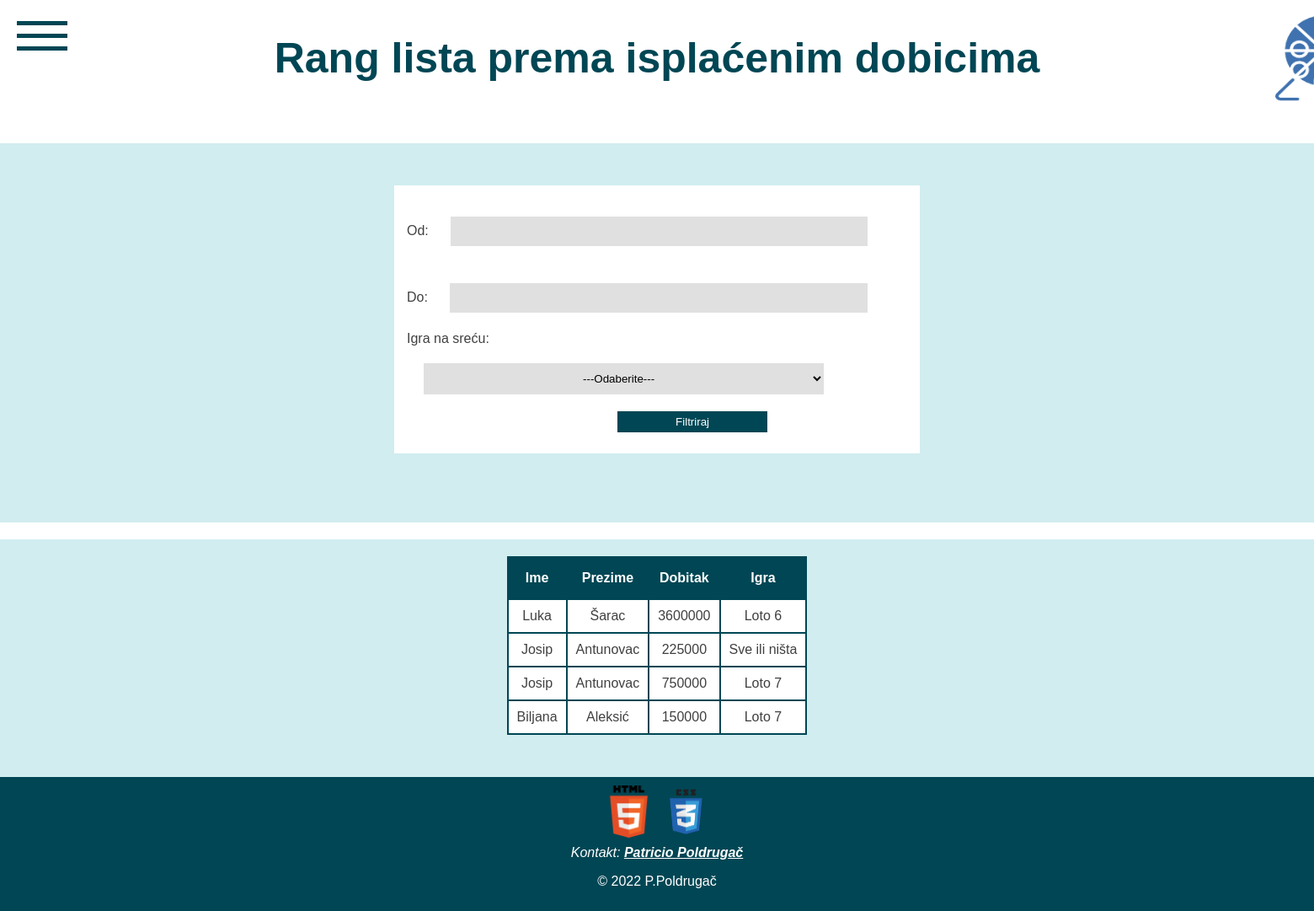
Page /rang_lista.php on the committed database.
### tables this page shows
CREATE TABLE `Igra_na_srecu` (
  `id` int NOT NULL,
  `Korisnik_id` int DEFAULT NULL,
  `naziv` varchar(100) NOT NULL,
  `broj_brojeva_za_izvlacenje` int NOT NULL,
  `cijena_listica` decimal(10,2) NOT NULL,
  `datumvrijeme_pocetka` varchar(45) NOT NULL,
  `datumvrijeme_zavrsetka` varchar(45) NOT NULL,
  `fond_dobitka` varchar(200) DEFAULT NULL
);

CREATE TABLE `Korisnik` (
  `id` int NOT NULL,
  `tip_korisnika_id` int NOT NULL,
  `ime` varchar(100) DEFAULT NULL,
  `prezime` varchar(100) DEFAULT NULL,
  `korisnicko_ime` varchar(45) DEFAULT NULL,
  `datum_rodenja` date DEFAULT NULL,
  `lozinka` varchar(45) DEFAULT NULL,
  `lozinka_sha256` char(64) DEFAULT NULL,
  `datum_registracije` timestamp NULL DEFAULT NULL,
  `email` varchar(60) DEFAULT NULL,
  `uvjeti_koristenja` date DEFAULT NULL,
  `broj_neuspjesnih_prijava` int DEFAULT NULL,
  `blokiran` tinyint(1) DEFAULT NULL,
  `aktiviran` tinyint(1) DEFAULT NULL,
  `aktivacijski_kod` varchar(6) DEFAULT NULL
);

### klase/baza.class.php (called while the page is built, shortened)
<?php
class Baza {
    private $veza = null;
    function spojiDB() {
        $this->veza = new mysqli(self::server, self::korisnik, self::lozinka, self::baza);
        $this->veza->set_charset("utf8");
        return $this->veza;
    }
    function selectDB($upit) {
        $rezultat = $this->veza->query($upit);
        return $rezultat;
    }
}
?>

### rang_lista.php (the view, shortened to what this page needs)
<?php
if(isset(($_GET['Filtriraj']))){
    $datumOd = $_GET['od'];
    $datumDo = $_GET['do'];
    $odabranOd = date("Y-m-d H:i:s", strtotime($datumOd));
    $odabranDo = date("Y-m-d H:i:s", strtotime($datumDo));
    $odabranaIgra = $_GET['igra'];
    if($datumOd != "" && $datumDo != "" && $odabranaIgra != ""){
        $upitPostavi = "SELECT Korisnik.ime, Korisnik.prezime, Igra_na_srecu.fond_dobitka, Igra_na_srecu.naziv FROM Listić, Kolo, Korisnik, Igra_na_srecu"
                . " WHERE Kolo.datum_i_vrijeme_isplate BETWEEN '$odabranOd' AND '$odabranDo' AND Igra_na_srecu.id = Kolo.Igra_na_srecu_id"
                . " AND Listić.status = 'isplaćen' AND Listić.Kolo_id = Kolo.id AND Korisnik.id = Listić.Korisnik_id AND Igra_na_srecu.naziv LIKE '$odabranaIgra%'";
    }
}else{
    $upitPostavi = "SELECT Korisnik.ime, Korisnik.prezime, Igra_na_srecu.fond_dobitka, Igra_na_srecu.naziv FROM Listić, Kolo, Korisnik, Igra_na_srecu"
            . " WHERE Igra_na_srecu.id = Kolo.Igra_na_srecu_id AND Listić.status = 'isplaćen' AND Listić.Kolo_id = Kolo.id AND Korisnik.id = Listić.Korisnik_id";
}
?>
<!DOCTYPE html>
<html lang="hr">
    <head>
        <link href="css/ppoldruga.css" rel="stylesheet" type="text/css">
    </head>
    <body id="vrh">
        <header>
            <h1 class="naslov">Rang lista prema isplaćenim dobicima</h1>
            <a href="index.php">
                <img src="materijali/lutrijalogo.png" alt="Logo" class="logo"></a>
        </header>
        <nav>
            <label class="menu__gumb" for="menu__toggle">
                <span></span>
            </label>
                <?php
                include 'meni.php';
                ?>
        </nav>
        <div class="containerProjekt">
            <form novalidate id="formProjekt" method="get" name="formProjekt" action="rang_lista.php">
                <label id="od" for="od">Od:</label>
                <input type="text" id="od" name="od"><br>
                <label id="do" for="do">Do: </label>
                <input type="text" id="do" name="do"><br>
                <label id="igra" for="igra">Igra na sreću:</label>
                <select name = "igra" id = "igra">
                    <option value="prazno" style="text-align: center;">---Odaberite---</option>
                </select>
                <input name="Filtriraj" id="btnFiltriraj" type="submit" style="margin-left: 250px; margin-bottom: 10px;" value="Filtriraj"><br>
            </form>
        </div>
        <div id="okoTablice">
        <table id="tablica">
            <thead class="zaglavlje">
                <tr>
                    <th>Ime</th>
                    <th>Prezime</th>
                    <th>Dobitak</th>
                    <th>Igra</th>
                </tr>
            </thead>
            <tbody>
                <?php
                $veza = new Baza();
                $veza->spojiDB();
                $rezultat = $veza->selectDB($upitPostavi);
                while ($red = mysqli_fetch_array($rezultat)) {
                    ?>
                    <tr>
                        <td><?php echo $red[0] ?></td>
                        <td><?php echo $red[1] ?></td>
                        <td><?php echo $red[2] ?></td>
                        <td><?php echo $red[3] ?></td>
                    </tr>
                    <?php
                }
                ?>
            </tbody>
        </table>
        </div>
        <footer class="podnozje" style="margin-bottom: -10px;">
            <a class="linkzafooter"
               href="http://validator.w3.org/check?uri=http://barka.foi.hr/WebDiP/2021/zadaca_01/ppoldruga/obrasci/prijava.html"><img src="materijali/HTML5.png" alt="html icon"></a>
            <a class="linkzafooter"
               href="https://jigsaw.w3.org/css-validator/validator?uri=http://barka.foi.hr/WebDiP/2021/zadaca_01/ppoldruga/css/ppoldruga.css"><img src="materijali/CSS3.png" alt="css icon"></a>
            <address>Kontakt:
                <a style="color: white;" href="mailto:ppoldruga@foi.hr">
                    <b>Patricio Poldrugač</b></a></address>
            <p>&copy; 2022 P.Poldrugač</p>
        </footer>
    </body>
</html>

### css/ppoldruga.css (style rules this page uses)
body { color: #404040; font-family: "Arial", serif; width: 100%; margin: auto; margin-top: 40px; }
.logo { width: 400px; height: 150px; position: relative; left: 1500px; margin-top: -150px; }
header { width:100%; display: block; }
.menu__gumb { position: fixed; top: 40px; left: 20px; width: 60px; height: 20px; cursor: pointer; z-index: 1; }
.menu__gumb > span, .menu__gumb > span::before, .menu__gumb > span::after { display: block; position: absolute; width: 100%; height: 5px; background-color: #004654; transition-duration: .20s; }
.menu__gumb > span::before { content: ''; top: -15px; }
.menu__gumb > span::after { content: ''; top: 15px; }
.naslov { color: #004654; font-size: 50px; text-align: center; }
.podnozje { padding-top: 10px; padding-bottom: 10px; text-align: center; background-color: #004654; color: white; }
input[type=text], input[type=password], input[type=email], input[type=date] { background-color: #E0E0E0; border: 2px solid white; padding: 10px; margin: 20px; width: 80%; }
table { border: 2px solid; border-collapse: collapse; margin:auto; text-align: center; top: 120px; margin-bottom: 30px; }
th, td { border: 2px solid; border-collapse: collapse; border-color: #004654; padding: 10px; }
tbody { background-color: white; }
.zaglavlje { height:50px; color:white; background-color: #004654; }
input[type=tel], input[type=number], select, textarea, input[list=listakategorija] { background-color: #E0E0E0; border: none; padding: 10px; margin: 20px; width: 80%; }
.linkzafooter img { width: 4%; height: 4%; padding-bottom: 5px; }
.containerProjekt { background-color: #d1edf0; margin-bottom: 20px; height: 450px; }
#formProjekt { box-sizing: border-box; position: relative; padding: 15px; background-color: white; width: 40%; margin: auto; top: 50px; }
#btnFiltriraj { background-color: #004654; color: white; border: none; cursor: pointer; width: 30%; height: 25px; }
#okoTablice { background-color: #d1edf0; padding: 20px; }

### rows in the picture
igra_na_srecu: korisnik.ime "Luka", korisnik.prezime "Šarac", fond_dobitka "3600000", naziv "Loto 6"
igra_na_srecu: korisnik.ime "Josip", korisnik.prezime "Antunovac", fond_dobitka "225000", naziv "Sve ili ništa"
igra_na_srecu: korisnik.ime "Josip", korisnik.prezime "Antunovac", fond_dobitka "750000", naziv "Loto 7"
igra_na_srecu: korisnik.ime "Biljana", korisnik.prezime "Aleksić", fond_dobitka "150000", naziv "Loto 7"
